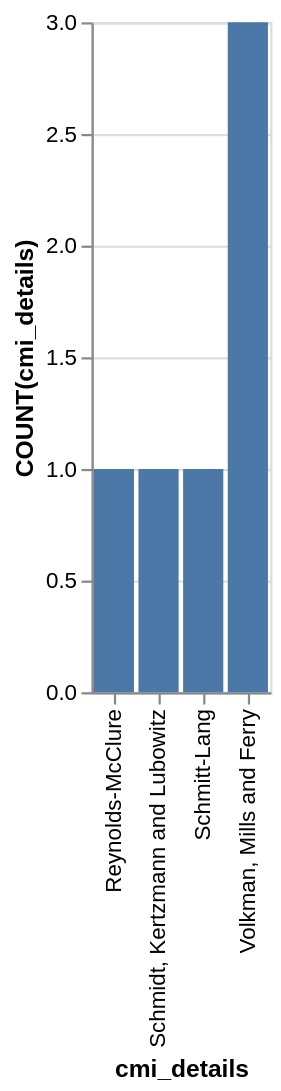

Write a Vega-Lite specification for this figure.
### Vega-Lite specification from a JSON file in a GitHub repository (floating-point values rounded to 4 significant figures)
{"data": {"values": [{"x_data": "Reynolds-McClure", "y_data": 1}, {"x_data": "Schmidt, Kertzmann and Lubowitz", "y_data": 1}, {"x_data": "Schmitt-Lang", "y_data": 1}, {"x_data": "Volkman, Mills and Ferry", "y_data": 3}]}, "mark": "bar", "encoding": {"x": {"field": "x_data", "type": "nominal", "title": "cmi_details", "sort": "ascending"}, "y": {"field": "y_data", "type": "quantitative", "title": "COUNT(cmi_details)"}}}
